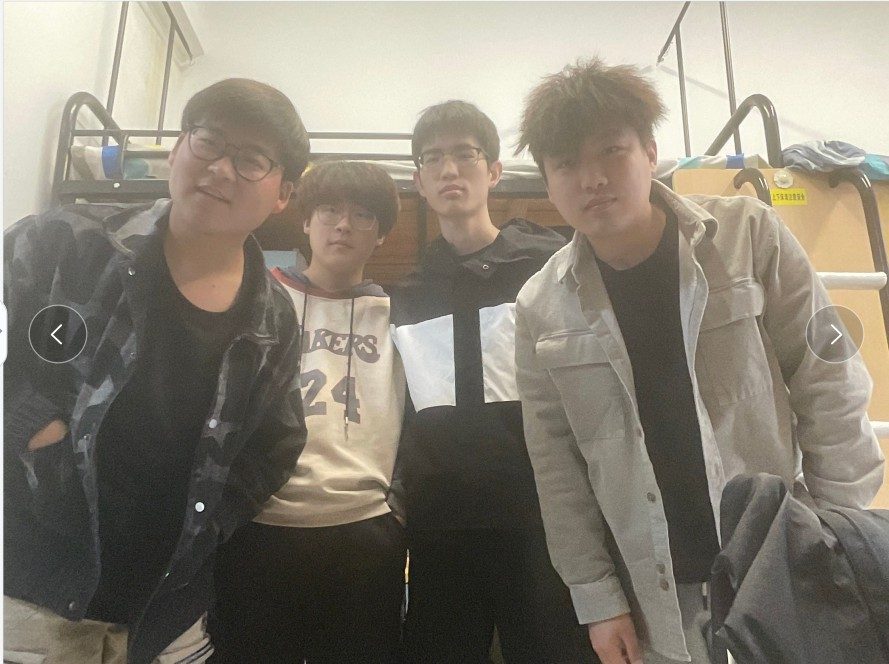
#> input picture face/faceDemo/img/sushe.jpg, 889 x 664 px, given in place of table-test.png, which was not available
$ python 'day19-图片操作.py'
#> lines starting #> are read from the running program, lines starting #| are printed output that depends on the picture; pictures that were not available may be replaced by others from this repository, and a replacement may not be noted
"""
使用Pillow来处理图像：pip3 install Pillow
图片翻转、学习遍历目录和文件、处理网络图片、处理网络图片
"""
# 图片相关
from io import BytesIO
from PIL import Image
import requests as req
from PIL import Image, ImageFilter
# 系统相关
import os
# 打开图片，打印其格式，大小，图片类型
img = Image.open('./res/img/table-test.png')
#> img is the input picture: PIL image 889x664 RGB; mean R, G, B 135.5, 129, 116.6
print(img.format, img.size, img.mode)
#| JPEG (889, 664) RGB

# 直接可以复制
Image.open('./res/img/table-test.png').save('./res/img/table-test-copy.png')

# 用thumbnail()方法为其生成原尺寸1/3大小的缩略图
w, h = img.size
#> w = 889; h = 664
img.thumbnail((w//3, h//3))
#> img: PIL image 296x221 RGB
img.save('./res/img/缩略.png', 'png')

# 使用filter()滤镜，此处使用模糊效果
img = Image.open('./res/img/table-test.png')
img1 = img.filter(ImageFilter.BLUR)
img1.save('./res/img/模糊.png', 'png')

# 翻转
img = Image.open('./res/img/table-test.png')
img1 = img.transpose(Image.FLIP_LEFT_RIGHT)
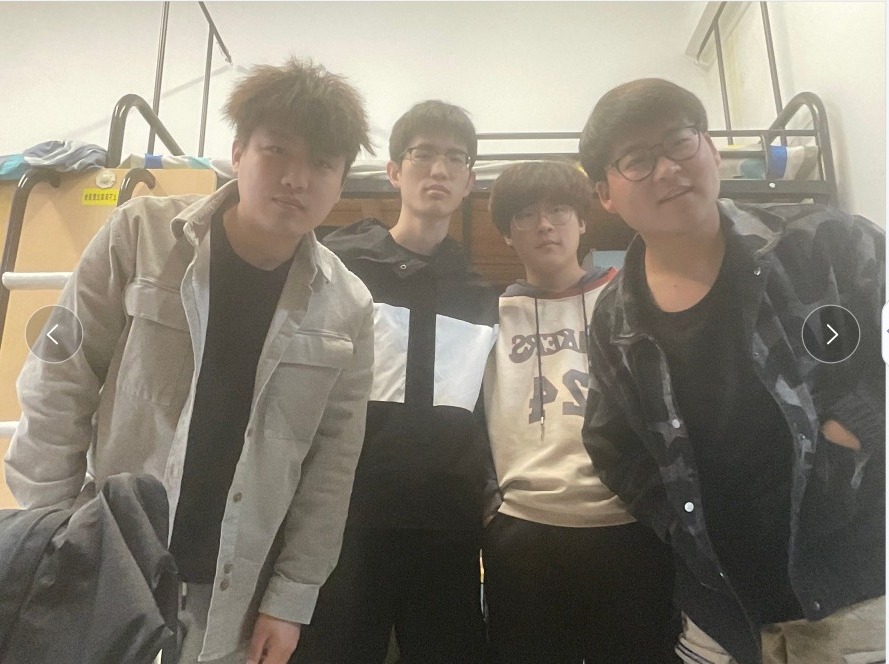
#> img1: PIL image 889x664 RGB; mean R, G, B 135.5, 129, 116.6
img1.save('./res/img/左右翻转.png', "PNG")
img1 = img.transpose(Image.FLIP_TOP_BOTTOM)
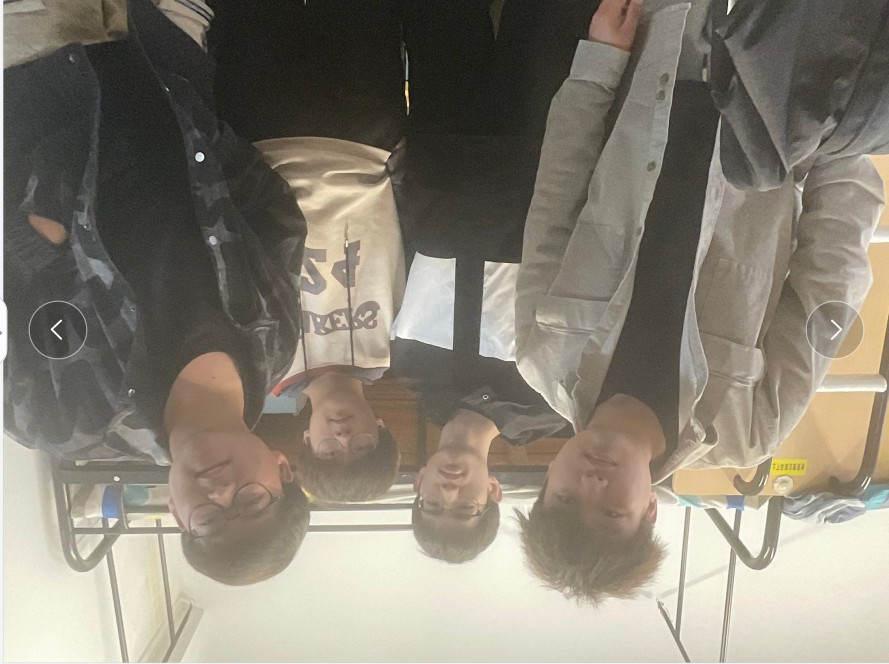
#> img1: PIL image 889x664 RGB; mean R, G, B 135.5, 129, 116.6
img1.save('./res/img/上下翻转.png', "PNG")
img1 = img.transpose(Image.ROTATE_90)
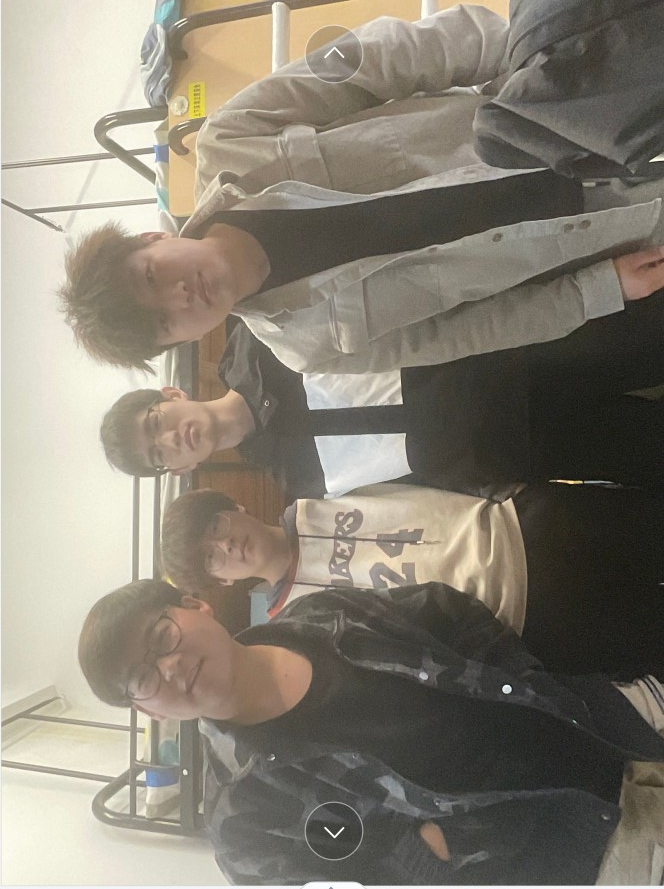
#> img1: PIL image 664x889 RGB; mean R, G, B 135.5, 129, 116.6
img1.save('./res/img/旋转90度.png', 'PNG')
img1 = img.transpose(Image.ROTATE_180)
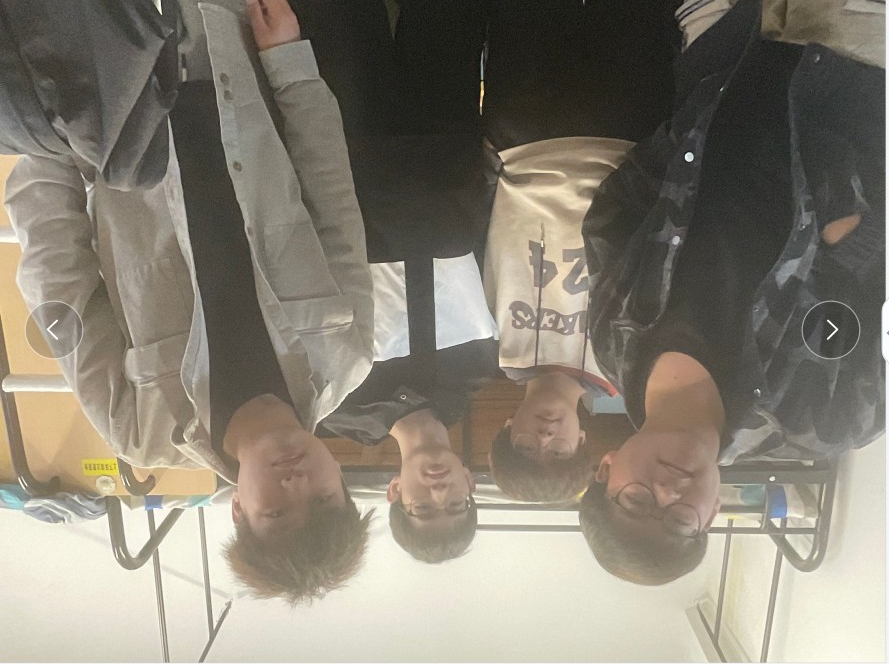
#> img1: PIL image 889x664 RGB; mean R, G, B 135.5, 129, 116.6
img1.save('./res/img/旋转180度.png', 'PNG')

# 学习遍历目录和文件
list = os.listdir('./res/img')
# 此处仅遍历img根目录，遍历其子目录可以自行学习
# 使用os.path.splitext(file)[0] 可获得主文件名
# 使用 os.path.splitext(file)[-1] 可获得以.开头的文件后提名
for file in list:
    if os.path.splitext(file)[-1] == '.png':
        print(os.path.splitext(file)[0])

# 处理网络图片
resp = req.get(
    'http://pic1.zhimg.com/100/***.jpg')
image = Image.open(BytesIO(resp.content))
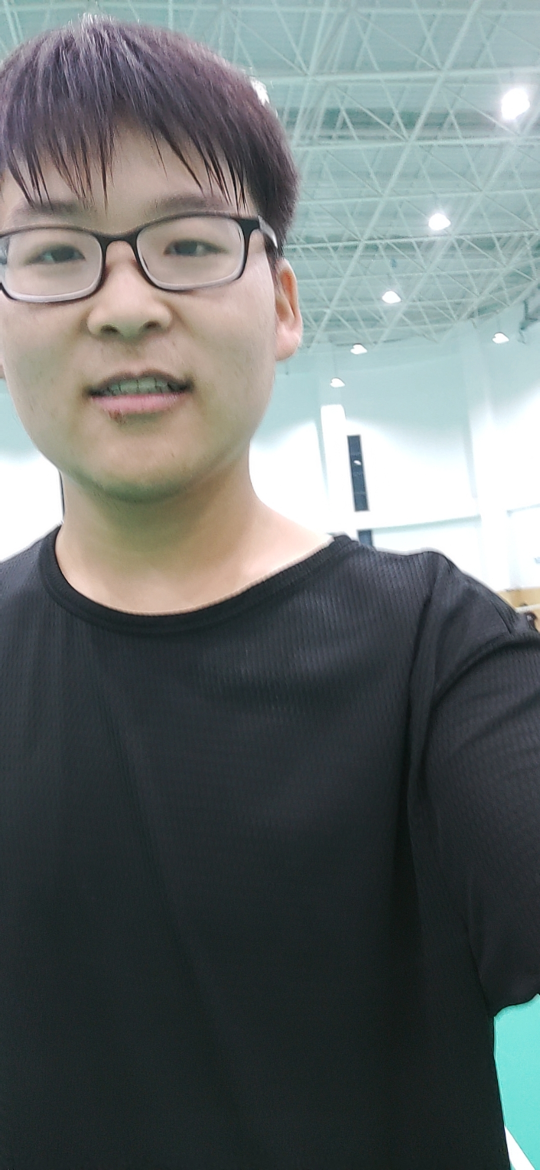
#> input picture face/faceDemo/img/taotao1.jpg, 1080 x 2340 px, given in place of ***.jpg, which was not available (shown at 1/2 size)
#> image is the input picture: PIL image 1080x2340 RGB; mean R, G, B 103.9, 110, 109.4
# 在此之前可以做相关处理
image.save('./res/img/test.png')
